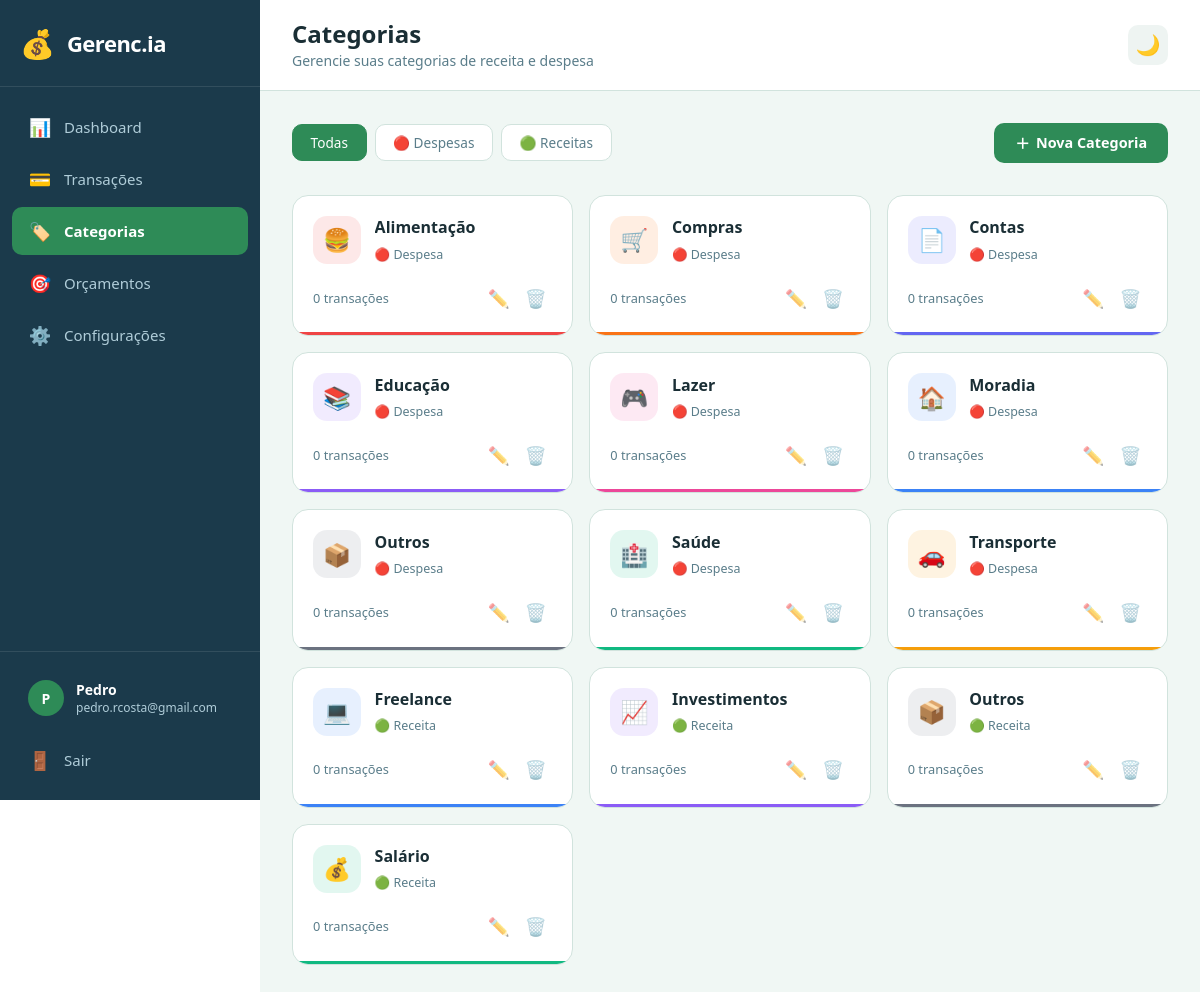
The page /categories (signed in) on the database its author committed.
### tables this page shows
CREATE TABLE categories (
            id INTEGER PRIMARY KEY AUTOINCREMENT,
            user_id INTEGER NOT NULL,
            name TEXT NOT NULL,
            type TEXT NOT NULL,
            icon TEXT DEFAULT '📁',
            color TEXT DEFAULT '#6366F1',
            FOREIGN KEY (user_id) REFERENCES users(id) ON DELETE CASCADE
        );

### routes/categories.py (the view)
@categories_bp.route('/categories')
def index():
    user_id = session['user_id']
    filter_type = request.args.get('type', 'all')
    if filter_type in ('despesa', 'receita'):
        categories = get_categories_by_user(user_id, filter_type)
    else:
        categories = get_categories_by_user(user_id)
        filter_type = 'all'
    categories_data = []
    for cat in categories:
        cat_dict = dict(cat)
        cat_dict['transaction_count'] = count_transactions_by_category(cat['id'], user_id)
        categories_data.append(cat_dict)
    return render_template(
        'categories.html',
        categories=categories_data,
        filter_type=filter_type,
        active_page='categories',
        user_name=session.get('user_name'),
        user_email=session.get('user_email')
    )

### database.py (called while the page is built)
def get_db():
    conn = sqlite3.connect(Config.DATABASE)
    conn.row_factory = sqlite3.Row
    conn.execute("PRAGMA foreign_keys = ON")
    return conn

### models/category.py (called while the page is built)
def get_categories_by_user(user_id, cat_type=None):
    conn = get_db()
    cursor = conn.cursor()
    if cat_type:
        cursor.execute('''
            SELECT * FROM categories
            WHERE user_id = ? AND type = ?
            ORDER BY name ASC
        ''', (user_id, cat_type))
    else:
        cursor.execute('''
            SELECT * FROM categories
            WHERE user_id = ?
            ORDER BY type ASC, name ASC
        ''', (user_id,))
    categories = cursor.fetchall()
    close_db(conn)
    return categories

def count_transactions_by_category(category_id, user_id):
    conn = get_db()
    cursor = conn.cursor()
    cursor.execute('''
        SELECT COUNT(*) as count FROM transactions
        WHERE category_id = ? AND user_id = ?
    ''', (category_id, user_id))
    count = cursor.fetchone()['count']
    close_db(conn)
    return count

### routes/categories.py (called while the page is built)
@categories_bp.before_request
def require_login():
    if 'user_id' not in session:
        return redirect(url_for('auth.login'))

### templates/categories.html (shortened to what this page needs)
{% extends "base.html" %}
{% block page_title %}Categorias{% endblock %}
{% block page_subtitle %}Gerencie suas categorias de receita e despesa{% endblock %}
{% block styles %}
<link rel="stylesheet" href="{{ url_for('static', filename='css/categories.css') }}">
{% endblock %}
{% block content %}
<div class="toolbar">
    <div class="toolbar-left">
        <div class="filter-group">
            <a href="/categories?type=all"
               class="filter-btn {% if filter_type == 'all' %}active{% endif %}">
                Todas
            </a>
            <a href="/categories?type=despesa"
               class="filter-btn {% if filter_type == 'despesa' %}active{% endif %}">
                🔴 Despesas
            </a>
            <a href="/categories?type=receita"
               class="filter-btn {% if filter_type == 'receita' %}active{% endif %}">
                🟢 Receitas
            </a>
        </div>
    </div>
    <div class="toolbar-right">
        <button class="btn btn-primary" onclick="openCreateModal()">
            <span>＋</span> Nova Categoria
        </button>
    </div>
</div>
{% if categories %}
<div class="categories-grid">
    {% for cat in categories %}
    <div class="category-card" data-color="{{ cat.color }}">
        <div class="category-header">
            <div class="category-icon" data-cat-color="{{ cat.color }}">
                {{ cat.icon }}
            </div>
            <div class="category-info">
                <h3 class="category-name">{{ cat.name }}</h3>
                <span class="category-type type-{{ cat.type }}">
                    {% if cat.type == 'despesa' %}🔴 Despesa{% else %}🟢 Receita{% endif %}
                </span>
            </div>
        </div>
        <div class="category-footer">
            <span class="category-transactions">
                {% if cat.transaction_count == 1 %}
                    1 transação
                {% else %}
                    {{ cat.transaction_count }} transações
                {% endif %}
            </span>
            <div class="category-actions">
                <button class="btn-icon btn-edit"
                        data-id="{{ cat.id }}"
                        onclick="openEditModal(this.dataset.id)"
                        title="Editar"
                        aria-label="Editar categoria">
                    ✏️
                </button>
                <button class="btn-icon btn-delete"
                        data-id="{{ cat.id }}"
                        data-name="{{ cat.name }}"
                        data-count="{{ cat.transaction_count }}"
                        onclick="openDeleteModal(this.dataset.id, this.dataset.name, this.dataset.count)"
                        title="Excluir"
                        aria-label="Excluir categoria">
                    🗑️
                </button>
            </div>
        </div>
       <div class="category-color-bar" {% if cat.color %}style="background-color: {{ cat.color }}"{% endif %}></div>
    </div>
    {% endfor %}
</div>
{% endif %}
{% endblock %}

### static/css/global.css (style rules this page uses)
*, *::before, *::after { margin: 0; padding: 0; box-sizing: border-box; }
html { font-size: 16px; scroll-behavior: smooth; }
body { font-family: 'Segoe UI', Tahoma, Geneva, Verdana, sans-serif; display: flex; min-height: 100vh; transition: background-color 0.3s ease, color 0.3s ease; }
a { text-decoration: none; color: inherit; }
button { border: none; cursor: pointer; background: none; font-family: inherit; }
[data-theme="light"] { --bg-primary: #F0F7F4; --bg-secondary: #FFFFFF; --bg-sidebar: #1B3A4B; --bg-sidebar-hover: #2D5468; --bg-sidebar-active: #2E8B57; --bg-card: #FFFFFF; --bg-input: #EEF4F2; --text-primary: #1A2E35; --text-secondary: #5A7D8A; --text-sidebar: #B0CDD9; --text-sidebar-active: #FFFFFF; --text-placeholder: #8AACB8; --border-color: #D1E3DD; --border-light: #E8F0EC; --accent-primary: #2E8B57; --accent-primary-hover: #256F47; --accent-success: #10B981; --accent-danger: #EF4444; --accent-warning: #F59E0B; --accent-info: #3B82F6; --shadow-sm: 0 1px 2px rgba(0, 0, 0, 0.05); --shadow-md: 0 4px 6px -1px rgba(0, 0, 0, 0.08); --shadow-lg: 0 10px 15px -3px rgba(0, 0, 0, 0.1); }

### static/css/categories.css (style rules this page uses)
.toolbar { display: flex; justify-content: space-between; align-items: center; flex-wrap: wrap; gap: 1rem; margin-bottom: 2rem; }
.filter-group { display: flex; gap: 0.5rem; flex-wrap: wrap; }
.filter-btn { padding: 0.5rem 1.1rem; border-radius: 10px; font-size: 0.85rem; font-weight: 500; text-decoration: none; transition: all 0.2s ease; background-color: var(--bg-card); color: var(--text-secondary); border: 1px solid var(--border-color); }
.filter-btn.active { background-color: var(--accent-primary); color: #ffffff; border-color: var(--accent-primary); }
.btn { display: inline-flex; align-items: center; gap: 0.4rem; padding: 0.6rem 1.3rem; border: none; border-radius: 10px; font-size: 0.9rem; font-weight: 600; cursor: pointer; transition: all 0.2s ease; }
.btn-primary { background-color: var(--accent-primary); color: #fff; }
.btn-icon { background: none; border: none; font-size: 1.1rem; cursor: pointer; padding: 0.35rem; border-radius: 8px; transition: all 0.2s ease; color: var(--text-secondary); opacity: 0.6; }
.categories-grid { display: grid; grid-template-columns: repeat(auto-fill, minmax(280px, 1fr)); gap: 1rem; }
.category-card { background-color: var(--bg-card); border: 1px solid var(--border-color); border-radius: 16px; padding: 1.25rem; position: relative; overflow: hidden; transition: all 0.2s ease; }
.category-header { display: flex; align-items: center; gap: 0.85rem; margin-bottom: 1rem; }
.category-icon { width: 48px; height: 48px; border-radius: 14px; display: flex; align-items: center; justify-content: center; font-size: 1.4rem; flex-shrink: 0; }
.category-info { flex: 1; min-width: 0; }
.category-name { font-size: 1rem; font-weight: 600; color: var(--text-primary); margin: 0 0 0.2rem; white-space: nowrap; overflow: hidden; text-overflow: ellipsis; }
.category-type { font-size: 0.78rem; font-weight: 500; color: var(--text-secondary); }
.category-footer { display: flex; justify-content: space-between; align-items: center; }
.category-transactions { font-size: 0.8rem; color: var(--text-secondary); font-weight: 500; }
.category-actions { display: flex; gap: 0.25rem; }
.category-color-bar { position: absolute; bottom: 0; left: 0; right: 0; height: 3px; border-radius: 0 0 16px 16px; }

### rows shown on the page
categories: icon "🍔", name "Alimentação", type "🔴 Despesa", transaction_count "0"
categories: icon "🛒", name "Compras", type "🔴 Despesa", transaction_count "0"
categories: icon "📄", name "Contas", type "🔴 Despesa", transaction_count "0"
categories: icon "📚", name "Educação", type "🔴 Despesa", transaction_count "0"
categories: icon "🎮", name "Lazer", type "🔴 Despesa", transaction_count "0"
categories: icon "🏠", name "Moradia", type "🔴 Despesa", transaction_count "0"
categories: icon "📦", name "Outros", type "🔴 Despesa", transaction_count "0"
categories: icon "🏥", name "Saúde", type "🔴 Despesa", transaction_count "0"
categories: icon "🚗", name "Transporte", type "🔴 Despesa", transaction_count "0"
categories: icon "💻", name "Freelance", type "🟢 Receita", transaction_count "0"
categories: icon "📈", name "Investimentos", type "🟢 Receita", transaction_count "0"
categories: icon "📦", name "Outros", type "🟢 Receita", transaction_count "0"
categories: icon "💰", name "Salário", type "🟢 Receita", transaction_count "0"

### other values the page prints
{{ user_name[0] if user_name else 'U' }} "P"
{{ user_name or 'Usuário' }} "Pedro"
{{ user_email or '' }} "pedro.rcosta@gmail.com"
